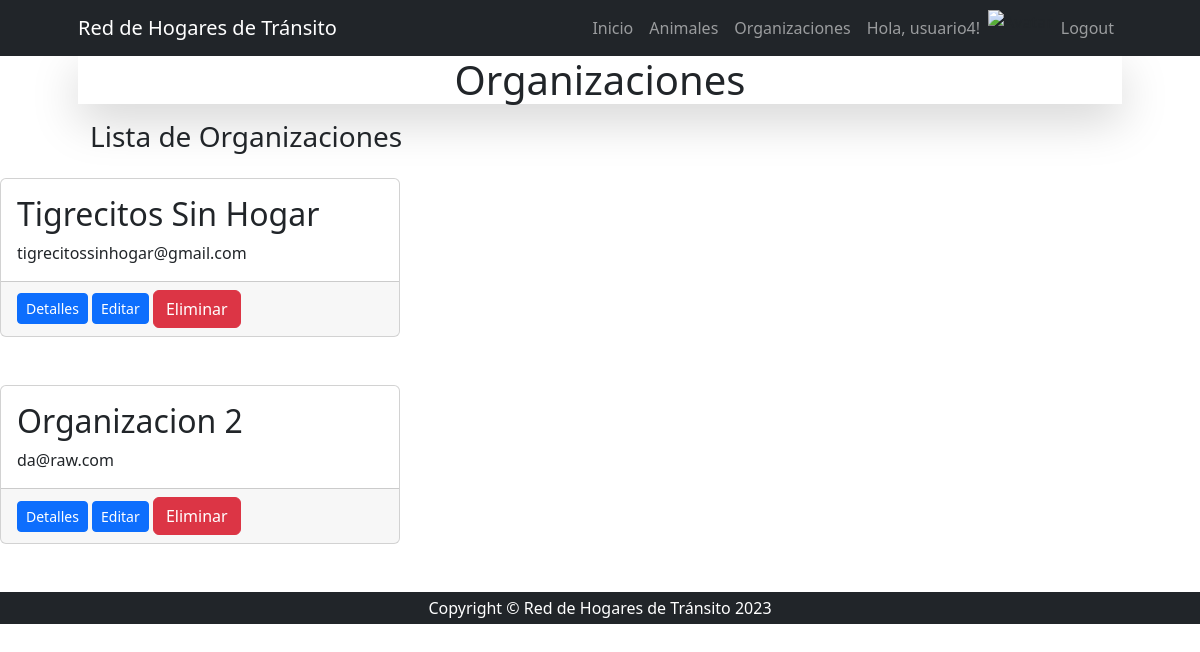
The app's page /organizacion/organizacion/list/ (signed in), older data.
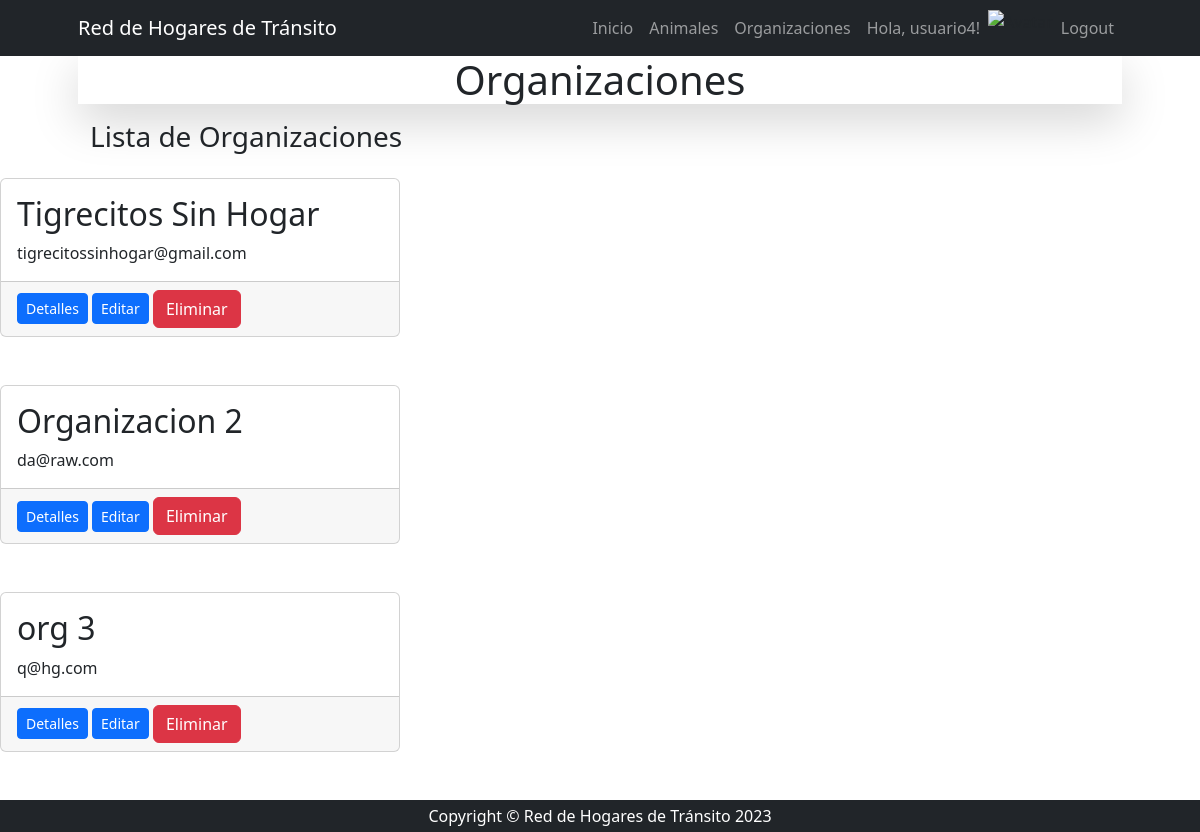
The same page, newer data.
### apps/organizacion/models.py (models this page shows, shortened)
class Organizacion(models.Model):
    nombre = models.CharField(max_length=30)
    email = models.EmailField()
    telefono = models.BigIntegerField()
    direccion = models.CharField(max_length=50)
    region_id = models.ForeignKey(Region, on_delete=models.SET_NULL, null=True)
    class  Meta:
        verbose_name = 'organización'
        verbose_name_plural = 'organizaciones'

### apps/organizacion/views.py (the view)
# urls.py: path("organizacion/list/", views.OrganizacionList.as_view(), name="organizacion_list"),
class OrganizacionList(ListView):
    model = models.Organizacion
    template_name = "organizacion/organizacion_list.html"
    context_object_name = "organizaciones"

### apps/organizacion/templates/organizacion/organizacion_list.html
{% extends 'organizacion/index.html' %}
{% block title %}
    Lista de Organizaciones
{% endblock title %}
{% block content_organizacion %}
    {% for organizacion in organizaciones %}
    </div>
</div>
<div class="col-md-4 mb-5">
    <div class="card h-100">
        <div class="card-body">
            <h2 class="card-title">{{organizacion.nombre}}</h2>
            <p class="card-text">{{organizacion.email}}</p>
        </div>
        <div class="card-footer">
            <a class="btn btn-primary btn-sm" href="#!">Detalles</a>
            <a class="btn btn-primary btn-sm" href="{% url 'organizacion:organizacion_update' organizacion.id %}">Editar</a>
            <a class="btn btn-danger" href="{% url 'organizacion:organizacion_delete' organizacion.id %}">Eliminar</a>
        </div>
    </div>
    {% endfor %}
{% endblock content_organizacion %}

Row changes from the older to the newer data that the page shows:
added Organizacion: nombre "org 3", email "q@hg.com"
